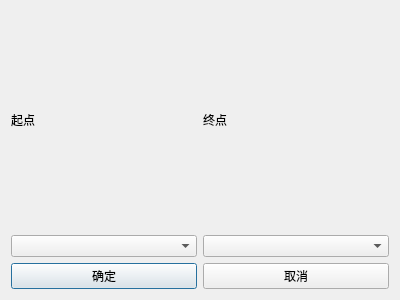
<?xml version="1.0" encoding="UTF-8"?>
<ui version="4.0">
 <class>Dialog_graph_delete</class>
 <widget class="QDialog" name="Dialog_graph_delete">
  <property name="geometry">
   <rect>
    <x>0</x>
    <y>0</y>
    <width>400</width>
    <height>300</height>
   </rect>
  </property>
  <property name="windowTitle">
   <string>删除边</string>
  </property>
  <layout class="QVBoxLayout" name="verticalLayout_3">
   <item>
    <layout class="QHBoxLayout" name="horizontalLayout">
     <item>
      <layout class="QVBoxLayout" name="verticalLayout">
       <item>
        <widget class="QLabel" name="label">
         <property name="text">
          <string>起点</string>
         </property>
        </widget>
       </item>
       <item>
        <widget class="QComboBox" name="pos_box1"/>
       </item>
      </layout>
     </item>
     <item>
      <layout class="QVBoxLayout" name="verticalLayout_2">
       <item>
        <widget class="QLabel" name="label_2">
         <property name="text">
          <string>终点</string>
         </property>
        </widget>
       </item>
       <item>
        <widget class="QComboBox" name="pos_box2"/>
       </item>
      </layout>
     </item>
    </layout>
   </item>
   <item>
    <layout class="QHBoxLayout" name="horizontalLayout_2">
     <item>
      <widget class="QPushButton" name="btn1">
       <property name="text">
        <string>确定</string>
       </property>
      </widget>
     </item>
     <item>
      <widget class="QPushButton" name="btn2">
       <property name="text">
        <string>取消</string>
       </property>
      </widget>
     </item>
    </layout>
   </item>
  </layout>
 </widget>
 <resources/>
 <connections>
  <connection>
   <sender>btn1</sender>
   <signal>clicked()</signal>
   <receiver>Dialog_graph_delete</receiver>
   <slot>accept()</slot>
   <hints>
    <hint type="sourcelabel">
     <x>104</x>
     <y>221</y>
    </hint>
    <hint type="destinationlabel">
     <x>199</x>
     <y>149</y>
    </hint>
   </hints>
  </connection>
  <connection>
   <sender>btn2</sender>
   <signal>clicked(bool)</signal>
   <receiver>Dialog_graph_delete</receiver>
   <slot>reject()</slot>
   <hints>
    <hint type="sourcelabel">
     <x>295</x>
     <y>221</y>
    </hint>
    <hint type="destinationlabel">
     <x>199</x>
     <y>149</y>
    </hint>
   </hints>
  </connection>
 </connections>
</ui>
